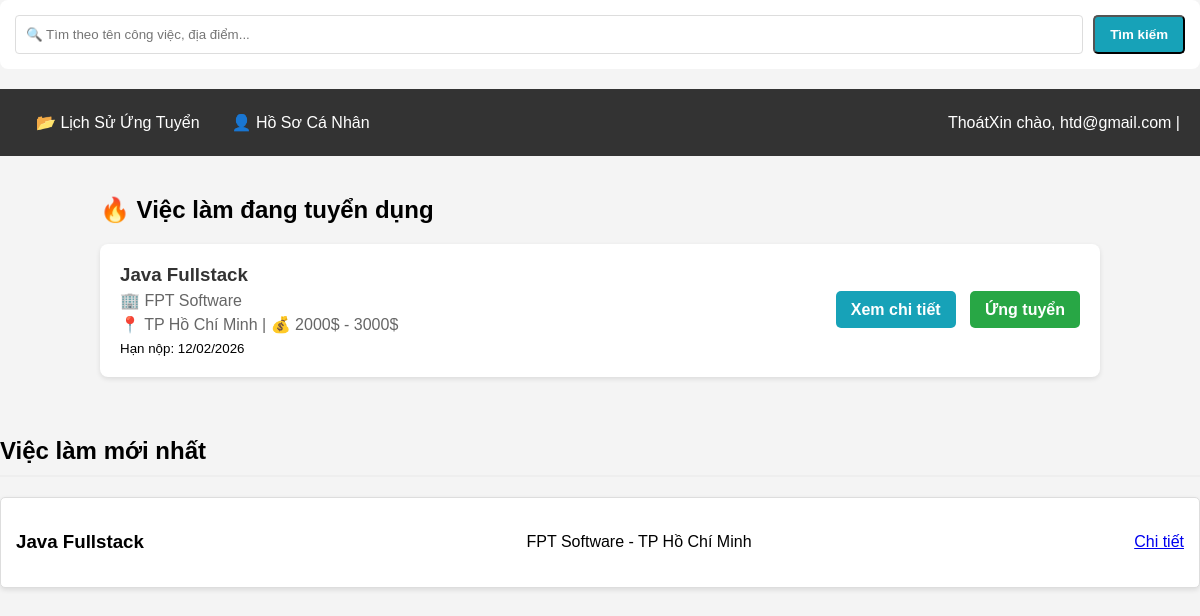
The app's page /dashboard/ (signed in) with its own data.
### base/models.py (models this page shows, shortened)
class User(AbstractUser):
    username = None
    email = models.EmailField(unique=True, verbose_name="Địa chỉ Email")
    ROLE_CHOICES = (
        ('candidate', 'Ứng viên'),
        ('recruiter', 'Nhà tuyên dụng'),
    )
    role = models.CharField(max_length=10, choices=ROLE_CHOICES, default='candidate')
    USERNAME_FIELD = 'email'
    REQUIRED_FIELDS = []
    objects = CustomerUserManager()

class JobPost(models.Model):
    recruiter = models.ForeignKey(User, on_delete=models.CASCADE, related_name='job_posts', null=True, blank=True)
    company_name = models.CharField(max_length=200)
    title = models.TextField(max_length=200, verbose_name="Tiêu đề công việc")
    description = models.TextField(verbose_name="Mô tả công việc")
    requirements = models.TextField(verbose_name="Yêu cầu công việc")
    salary_range = models.CharField(max_length=100, null=True, blank=True)
    location = models.CharField(max_length=255, verbose_name="Địa điểm làm việc")
    deadline = models.DateField(null = True, blank = True)
    is_active = models.BooleanField(default=True)
    created_at = models.DateTimeField(auto_now_add=True)
    interview_count = models.IntegerField(default=0, verbose_name="Số lượng đã nộp hồ sơ")
    full_text_search = models.TextField(blank=True, null=True)

### base/views/candidate_view.py (the view)
# urls.py: path('dashboard/', candidate_view.candidate_dashboard, name = 'candidate_dashboard'),
@login_required(login_url='login')
def candidate_dashboard(request):
    if request.user.role != 'candidate':
        return redirect('recruiter_dashboard')
    my_applications = Application.objects.filter(candidate=request.user).order_by('-applied_at')
    jobs = JobPost.objects.filter(recruiter__isnull=False).order_by('-created_at')
    query = request.GET.get('q')
    if query:
        jobs = jobs.filter(
            Q(title__icontains = query)|
            Q(location__icontains = query)
        )
    recommended_jobs = []
    if not query:
        try:
            profile = request.user.candidate_profile
            if profile.cv_file:
                cv_path = profile.cv_file.path
                if os.path.exists(cv_path):
                    recommended_jobs = get_job_recommendations(cv_path, top_n=5)
        except Exception as e:
            print(f"⚠️ Lỗi phần gợi ý: {e}")
    context = {
        'jobs': jobs,
        'recommended_jobs': recommended_jobs, # Danh sách AI gợi ý
        'query': query
    }
    return render(request, 'candidate/dashboard.html', context)

### base/recommendation.py (called while the page is built, shortened)
def get_job_recommendations(cv_file_path, top_n = 10):
    raw_text = extract_text_from_file(cv_file_path)
    if not raw_text:
        return []

### base/utils.py (called while the page is built)
def extract_text_from_file(file_path):
    text = ""
    try:
        ext = os.path.splitext(file_path)[1].lower()
        if ext == '.pdf':
            with pdfplumber.open(file_path) as pdf:
                for page in pdf.pages:
                    page_text = page.extract_text()
                    if page_text:
                        text += page_text + " "
        elif ext == '.docx':
            text = docx2txt.process(file_path)
        else:
            print(f"Định dạng file không hỗ trợ: {ext}")
            return ""
    except Exception as e:
        print(f"Lỗi khi đọc file CV: {e}")
        return ""
    return text.strip()

### base/templates/candidate/dashboard.html (shortened to what this page needs)
<!DOCTYPE html>
<html lang="vi">
<head>
</head>
<body>
    <div style="margin-bottom: 20px; background: white; padding: 15px; border-radius: 8px;">
        <form method="GET" style="display: flex; gap: 10px;">
            <input type="text" name="q" placeholder="🔍 Tìm theo tên công việc, địa điểm..."
                value="{{ request.GET.q }}"
                style="flex: 1; padding: 10px; border: 1px solid #ddd; border-radius: 4px;">
            <button type="submit" class="btn btn-view" style="margin-top:0;">Tìm kiếm</button>
        </form>
    </div>
    <div class="navbar">
        <div>
            <a href="{% url 'my_applications' %}">📂 Lịch Sử Ứng Tuyển</a>
            <a href="{% url 'my_profile' %}">👤 Hồ Sơ Cá Nhân</a>
        </div>
        <div style="color: white;">
            Xin chào, {{ request.user.email }} | <a href="{% url 'home' %}" style="display:inline; padding:0; background:none;">Thoát</a>
        </div>
    </div>
    <div class="container">
        <h2>🔥 Việc làm đang tuyển dụng</h2>
        {% for job in jobs %}
        <div class="job-card">
            <div class="job-info">
                <h3>{{ job.title }}</h3>
                <p>🏢 {{ job.company_name }}</p>
                <p>📍 {{ job.location }} | 💰 {{ job.salary_range }}</p>
                <small>Hạn nộp: {{ job.deadline|date:"d/m/Y" }}</small>
            </div>
            <div class="job-actions">
                <a href="{% url 'job_detail' job.id %}" class="btn btn-view">Xem chi tiết</a>
                <a href="{% url 'job_detail' job.id %}" class="btn btn-apply">Ứng tuyển</a>
            </div>
        </div>
        {% empty %}
            <p>Hiện chưa có bài đăng nào.</p>
        {% endfor %}
    </div>
    <h2 style="border-bottom: 2px solid #eee; padding-bottom: 10px;">
        {% if request.GET.q %}
            Kết quả tìm kiếm cho: "{{ request.GET.q }}"
        {% else %}
            Việc làm mới nhất
        {% endif %}
    </h2>
    <div class="job-list-all">
        {% for job in jobs %}
            <div class="job-card" style="margin-bottom: 15px; padding: 15px; border: 1px solid #ddd; border-radius: 5px;">
                <h3>{{ job.title }}</h3>
                <p>{{ job.company_name }} - {{ job.location }}</p>
                <a href="{% url 'job_detail' job.id %}">Chi tiết</a>
            </div>
        {% empty %}
            <p>Không tìm thấy việc làm nào.</p>
        {% endfor %}
    </div>
</body>
</html>

### base/templates/candidate/dashboard.html (style rules this page uses)
body { font-family: sans-serif; margin: 0; background-color: #f4f4f4; }
.navbar { background-color: #333; overflow: hidden; padding: 10px 20px; display: flex; justify-content: space-between; align-items: center; }
.navbar a { float: left; display: block; color: white; text-align: center; padding: 14px 16px; text-decoration: none; border-radius: 4px; }
.container { padding: 20px; max-width: 1000px; margin: 0 auto; }
.job-card { background: white; padding: 20px; margin-bottom: 20px; border-radius: 8px; box-shadow: 0 2px 5px rgba(0,0,0,0.1); display: flex; justify-content: space-between; align-items: center; }
.job-info h3 { margin: 0 0 5px 0; color: #333; }
.job-info p { margin: 5px 0; color: #666; }
.btn { padding: 10px 15px; text-decoration: none; border-radius: 5px; color: white; font-weight: bold; }
.btn-view { background-color: #17a2b8; }
.btn-apply { background-color: #28a745; margin-left: 10px; }

### records on screen
User: user.email "htd@gmail.com"
JobPost: title "Java Fullstack", company_name "FPT Software", location "TP Hồ Chí Minh", salary_range "2000$ - 3000$", deadline "12/02/2026"
